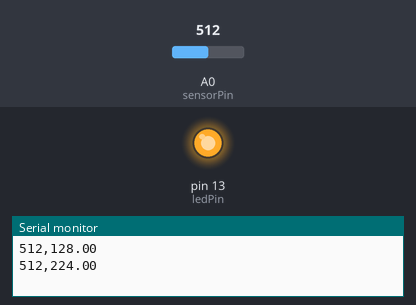
The sketch below on a simulated Arduino Uno, built with avr-gcc and run on an emulated ATmega328P. On the bench: output pins drawn as LEDs (lit = HIGH), the last lines printed to the serial monitor. Inputs (shaded band) come from the test bench; at power-on: A0 (sensorPin) = 512.

Above: at 0.1 s.
At 0.9 s:
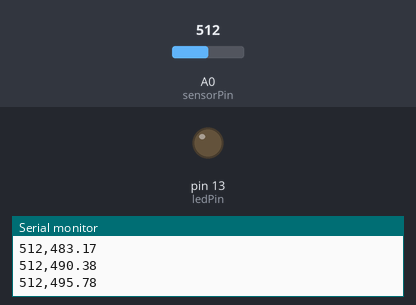
Timing chart, 0 to 2.4 s (numbered marks = the images above):
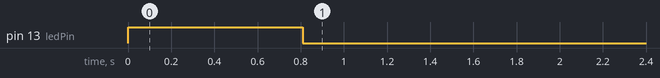

The sketch:

hw-502_heartrate.ino
```cpp
int sensorPin = A0;
int ledPin = 13; // Pin del LED
double alpha = 0.75;
int period = 80;
double threshold = 8.0; // Umbral para detectar una pulsación

void setup ()
{
  pinMode(ledPin, OUTPUT); // Configura el pin del LED como salida
  Serial.begin (9600);
}

void loop ()
{
    static double oldValue = 0;
    static double oldChange = 0;

    int rawValue = analogRead(sensorPin);
    double value = alpha * oldValue + (1 - alpha) * rawValue;
    double change = value - oldValue;

    Serial.print(rawValue);
    Serial.print(",");
    Serial.println(value);

    // Detectar una pulsación si el cambio supera el umbral
    if (abs(change) > threshold) {
        digitalWrite(ledPin, HIGH); // Enciende el LED
    } else {
        digitalWrite(ledPin, LOW); // Apaga el LED
    }

    oldValue = value;
    delay(period);
}
```

Measured:
- by itself, pin 13 (ledPin): LOW → HIGH at 0.00 s, → LOW 0.81 s later
